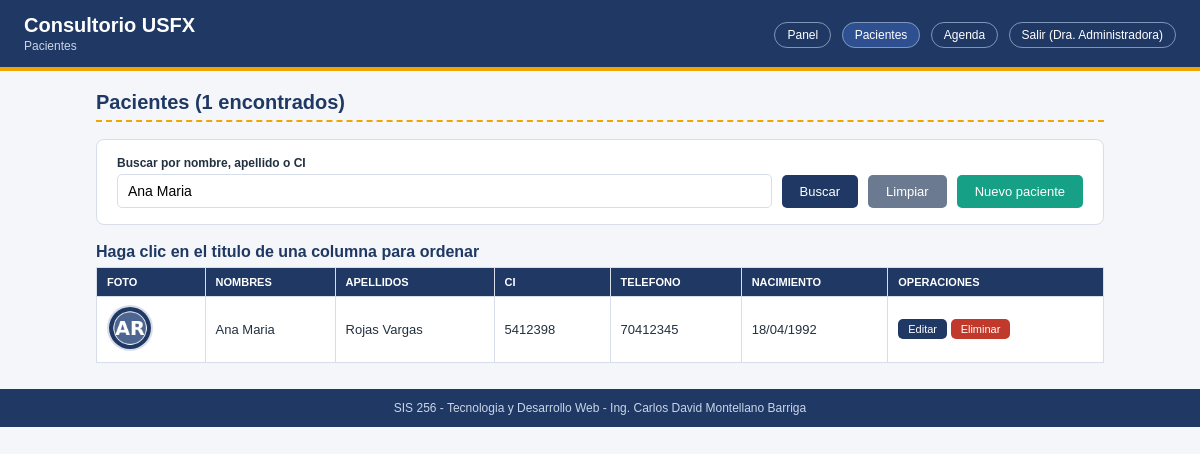
Screenshot of /Laboratorio3/listar.php?buscar=Ana Maria (signed in) with the database file from the repository.
### tables this page shows
CREATE TABLE pacientes (
  id INT AUTO_INCREMENT PRIMARY KEY,
  fotografia VARCHAR(100) NOT NULL DEFAULT '',
  nombres VARCHAR(60) NOT NULL,
  apellidos VARCHAR(60) NOT NULL,
  ci VARCHAR(20) NOT NULL,
  telefono VARCHAR(20) NOT NULL,
  fecha_nacimiento DATE NOT NULL
);

### Laboratorio3/listar.php (the view, shortened to what this page needs)
<?php
require_once "conexion.php";
require_once "funciones.php";
$buscar = trim($_GET["buscar"] ?? "");
$orden  = $_GET["orden"] ?? "nombres";
$sql = "SELECT id, fotografia, nombres, apellidos, ci, telefono, fecha_nacimiento
        FROM pacientes
        WHERE nombres LIKE ? OR apellidos LIKE ? OR ci LIKE ?
        ORDER BY $orden ASC";
$stmt  = $conn->prepare($sql);
$param = "%" . $buscar . "%";
$stmt->bind_param("sss", $param, $param, $param);
$stmt->execute();
$resultado = $stmt->get_result();
$esAdmin = ($_SESSION["rol"] ?? "") === "admin";
$q = urlencode($buscar);
include "menu.php";
?>
<h2>Pacientes (<?= $resultado->num_rows ?> encontrados)</h2>
<form method="GET" action="listar.php" class="panel">
    <div class="barra">
        <div style="flex:1 1 240px">
            <label for="buscar">Buscar por nombre, apellido o CI</label>
            <input type="text" id="buscar" name="buscar" value="<?= e($buscar) ?>">
        </div>
        <button type="submit" class="boton">Buscar</button>
        <a href="listar.php" class="boton boton-sec">Limpiar</a>
        <?php if ($esAdmin): ?>
            <a href="form_insertar.php" class="boton boton-ok">Nuevo paciente</a>
        <?php endif; ?>
    </div>
</form>
<?php if ($resultado->num_rows > 0): ?>
<table>
    <caption>Haga clic en el titulo de una columna para ordenar</caption>
    <thead>
        <tr>
            <th>Foto</th>
            <th><a href="listar.php?orden=nombres&buscar=<?= $q ?>">Nombres</a></th>
            <th><a href="listar.php?orden=apellidos&buscar=<?= $q ?>">Apellidos</a></th>
            <th><a href="listar.php?orden=ci&buscar=<?= $q ?>">CI</a></th>
            <th>Telefono</th>
            <th><a href="listar.php?orden=fecha_nacimiento&buscar=<?= $q ?>">Nacimiento</a></th>
            <?php if ($esAdmin): ?><th>Operaciones</th><?php endif; ?>
        </tr>
    </thead>
    <tbody>
    <?php while ($f = $resultado->fetch_assoc()): ?>
        <tr>
            <td>
                <?php if ($f["fotografia"] !== "" && file_exists(__DIR__ . "/images/" . $f["fotografia"])): ?>
                    <img class="foto" src="images/<?= e($f["fotografia"]) ?>" alt="Foto de <?= e($f["nombres"]) ?>">
                <?php else: ?>
                    <div class="sinfoto">S/F</div>
                <?php endif; ?>
            </td>
            <td><?= e($f["nombres"]) ?></td>
            <td><?= e($f["apellidos"]) ?></td>
            <td><?= e($f["ci"]) ?></td>
            <td><?= e($f["telefono"]) ?></td>
            <td><?= e(date("d/m/Y", strtotime($f["fecha_nacimiento"]))) ?></td>
            <?php if ($esAdmin): ?>
            <td>
                <a class="boton mini" href="form_editar.php?id=<?= (int)$f["id"] ?>">Editar</a>
                <a class="boton boton-no mini eliminar" href="delete.php?id=<?= (int)$f["id"] ?>"
                   data-confirmar="Seguro que desea eliminar a este paciente?">Eliminar</a>
            </td>
            <?php endif; ?>
        </tr>
    <?php endwhile; ?>
    </tbody>
</table>
<?php else: ?>
    <div class="aviso aviso-error">No se encontraron pacientes que coincidan con la busqueda.</div>
<?php endif; ?>

### Laboratorio3/estilos.css (style rules this page uses)
:root { --azul: #1f3864; --azul-claro: #2e5090; --dorado: #f0a500; --verde: #16a085; --rojo: #c0392b; --gris: #f4f6f9; --borde: #d8dee9; --texto: #22303f; }
* { box-sizing: border-box; }
body { margin: 0; font-family: Arial, Helvetica, sans-serif; background: var(--gris); color: var(--texto); }
h2 { color: var(--azul); border-bottom: 2px dashed var(--dorado); padding-bottom: 6px; font-size: 20px; }
.panel { background: #fff; border: 1px solid var(--borde); border-radius: 8px; padding: 16px 20px; margin-bottom: 18px; }
.barra { display: flex; gap: 10px; align-items: flex-end; flex-wrap: wrap; }
label { display: block; font-size: 12px; font-weight: bold; margin-bottom: 4px; }
input[type="text"], input[type="email"], input[type="password"], input[type="date"], input[type="time"], input[type="file"], select, textarea { width: 100%; padding: 8px 10px; border: 1px solid var(--borde); border-radius: 5px; font-size: 14px; background: #fff; }
.boton { display: inline-block; background: var(--azul); color: #fff; border: none; border-radius: 5px; padding: 9px 18px; font-size: 13px; cursor: pointer; text-decoration: none; transition: background .2s; }
.boton-ok { background: var(--verde); }
.boton-no { background: var(--rojo); }
.boton-sec { background: #6b7a90; }
.mini { padding: 4px 10px; font-size: 11px; }
table { width: 100%; border-collapse: collapse; background: #fff; }
caption { text-align: left; font-weight: bold; color: var(--azul); padding-bottom: 6px; }
th, td { border: 1px solid var(--borde); padding: 8px 10px; font-size: 13px; text-align: left; vertical-align: middle; }
thead th { background: var(--azul); color: #fff; text-transform: uppercase; font-size: 11px; }
thead th a { color: #fff; text-decoration: none; }
.foto { width: 46px; height: 46px; border-radius: 50%; object-fit: cover; border: 2px solid var(--borde); }

### rows the page displays
pacientes: fotografia (picture), nombres "Ana Maria", apellidos "Rojas Vargas", ci "5412398", telefono "70412345", fecha_nacimiento "18/04/1992"

### other values shown
$subtitulo "Pacientes"
$_SESSION["nombre"] "Dra. Administradora"
$resultado->num_rows "1"
